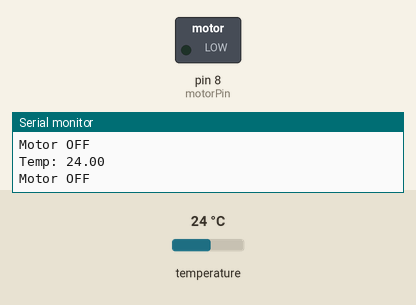
Bench run of a sketch on a simulated Arduino Uno, built with avr-gcc and run on an emulated ATmega328P. Shown: switched loads named in the sketch (green lamp = pin HIGH), the last lines printed to the serial monitor. Inputs (shaded band) come from the test bench; at power-on: temperature 24 °C.

Above: at 2.8 s.
2.9 s: temperature set to 29.6 °C
5.6 s: temperature set to 30.7 °C
At 7.4 s:
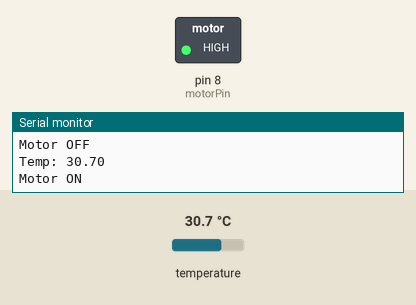
8.3 s: temperature set to 12 °C
At 10.9 s:
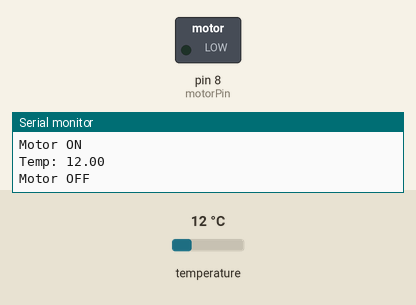
11.5 s: temperature set to 33 °C
At 12.6 s:
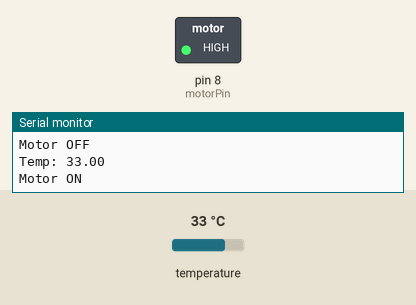
Timing chart, 0 to 14.5 s (numbered marks = the images above; inputs shaded):
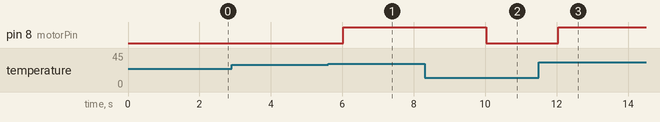

Measured:
- the behaviour switches between 29.9 and 30 °C on temperature (found by bisection; images 0 and 1)
- after the input at 5.6 s, pin 8 (motorPin): LOW → HIGH after 0.42 s
- after the input at 8.3 s, pin 8 (motorPin): HIGH → LOW after 1.7 s
- after the input at 11.5 s, pin 8 (motorPin): LOW → HIGH after 0.54 s

The sketch:

TempControl.ino
```cpp
#include "SensorControl.h"

void setup() {
  Serial.begin(9600);
  setupSensor();
  pinMode(motorPin, OUTPUT);
}

void loop() {
  float temp = readTemperature();
  Serial.print("Temp: ");
  Serial.println(temp);

  if (temp >= 30.0) {
    digitalWrite(motorPin, HIGH);
    Serial.println("Motor ON");
  } else {
    digitalWrite(motorPin, LOW);
    Serial.println("Motor OFF");
  }

  delay(2000);
}
```

SensorControl.cpp
```cpp
#include "SensorControl.h"

#define Environment Environment_I2C
const int motorPin = 8;  // Motor pin def.

void setupSensor() {
  Wire.begin();
  Environment.begin();
}

float readTemperature() {
  return Environment.readTemperature();
}
```

SensorControl.h
```cpp
#ifndef SENSOR_CONTROL_H
#define SENSOR_CONTROL_H

#include <Arduino.h>
#include "Arduino_SensorKit.h"

extern const int motorPin;

void setupSensor();
float readTemperature();

#endif
```
